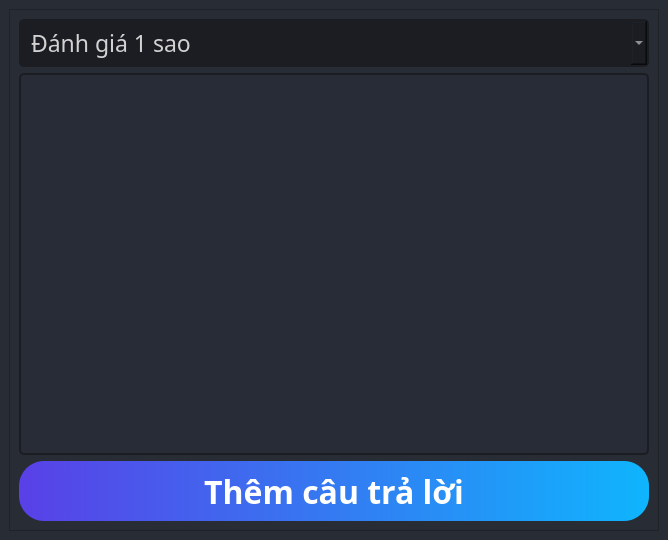
<?xml version="1.0" encoding="UTF-8"?>
<ui version="4.0">
 <class>MainWindow</class>
 <widget class="QMainWindow" name="MainWindow">
  <property name="geometry">
   <rect>
    <x>0</x>
    <y>0</y>
    <width>668</width>
    <height>540</height>
   </rect>
  </property>
  <property name="windowTitle">
   <string>Thêm câu trả lời đánh giá</string>
  </property>
  <property name="styleSheet">
   <string notr="true">background-color: rgb(40, 44, 52);</string>
  </property>
  <widget class="QWidget" name="centralwidget">
   <property name="styleSheet">
    <string notr="true">QWidget{
color: rgb(210, 210, 210);
}
QPlainTextEdit {
	background-color: rgb(39, 44, 54);
	border-radius: 5px;
	border: 2px solid rgb(27, 29, 35);
	padding-left: 10px;
}
QPlainTextEdit:hover {
	border: 2px solid rgb(64, 71, 88);
}
QPlainTextEdit:focus {
	border: 2px solid rgb(91, 101, 124);
}

/* COMBOBOX */
QComboBox{
	background-color: rgb(27, 29, 35);
	border-radius: 5px;
	border: 2px solid rgb(27, 29, 35);
	padding: 5px;
	padding-left: 10px;
}
QComboBox:hover{
	border: 2px solid rgb(64, 71, 88);
}
QComboBox::drop-down {
	subcontrol-origin: padding;
	subcontrol-position: top right;
	width: 40px; 
	border-left-width: 3px;
	border-left-color: rgba(39, 44, 54, 150);
	border-left-style: solid;
	border-top-right-radius: 3px;
	border-bottom-right-radius: 3px;	
	background-image: url(:/icon/cil-chevron-bottom.png);
	background-position: center;
	background-repeat: no-reperat;
 }
QComboBox QAbstractItemView {
	color: rgb(85, 170, 255);	
	background-color: rgb(27, 29, 35);
	padding: 10px;
	selection-background-color: rgb(39, 44, 54);
}
</string>
   </property>
   <layout class="QVBoxLayout" name="verticalLayout_2">
    <item>
     <widget class="QFrame" name="frame">
      <property name="frameShape">
       <enum>QFrame::StyledPanel</enum>
      </property>
      <property name="frameShadow">
       <enum>QFrame::Raised</enum>
      </property>
      <layout class="QVBoxLayout" name="verticalLayout">
       <item>
        <widget class="QComboBox" name="comboBox_ratting">
         <property name="font">
          <font>
           <family>Nunito</family>
           <pointsize>17</pointsize>
          </font>
         </property>
         <property name="styleSheet">
          <string notr="true">QComboBox{
	background-color: rgb(27, 29, 35);
	border-radius: 5px;
	border: 2px solid rgb(27, 29, 35);
	padding: 5px;
	padding-left: 10px;
}
QComboBox:hover{
	border: 2px solid rgb(64, 71, 88);
}
QComboBox QAbstractItemView {
	color: rgb(85, 170, 255);	
	background-color: rgb(27, 29, 35);
	padding: 10px;
	selection-background-color: rgb(39, 44, 54);
}</string>
         </property>
         <item>
          <property name="text">
           <string>Đánh giá 1 sao</string>
          </property>
         </item>
         <item>
          <property name="text">
           <string>Đánh giá 2 sao</string>
          </property>
         </item>
         <item>
          <property name="text">
           <string>Đánh giá 3 sao</string>
          </property>
         </item>
         <item>
          <property name="text">
           <string>Đánh giá 4 sao</string>
          </property>
         </item>
         <item>
          <property name="text">
           <string>Đánh giá 5 sao</string>
          </property>
         </item>
        </widget>
       </item>
       <item>
        <widget class="QPlainTextEdit" name="plainTextEdit_ratting">
         <property name="font">
          <font>
           <family>Nunito</family>
           <pointsize>18</pointsize>
          </font>
         </property>
         <property name="inputMethodHints">
          <set>Qt::ImhNone</set>
         </property>
         <property name="maximumBlockCount">
          <number>500</number>
         </property>
        </widget>
       </item>
       <item>
        <widget class="QPushButton" name="btn_send">
         <property name="minimumSize">
          <size>
           <width>0</width>
           <height>50</height>
          </size>
         </property>
         <property name="font">
          <font>
           <family>Nunito</family>
           <pointsize>24</pointsize>
           <bold>true</bold>
          </font>
         </property>
         <property name="styleSheet">
          <string notr="true">#btn_send{
	border-radius: 25px;
    padding:8px 25px 7px 25px;
	background-color: qlineargradient(spread:pad, x1:0, y1:0, x2:1, y2:0, stop:0 rgba(89, 64, 231, 255), stop:1 rgba(15, 181, 253, 255));
	color: rgb(255, 255, 255);

}

#btn_send:hover{
	background-color: qlineargradient(spread:pad, x1:0, y1:0, x2:1, y2:0, stop:0 rgba(15, 181, 253, 255), stop:1 rgba(89, 64, 231, 255));
}

#btn_send:pressed{
	background-color: qlineargradient(spread:pad, x1:0, y1:0, x2:1, y2:0, stop:0 rgba(89, 64, 231, 255), stop:1 rgba(15, 181, 253, 255));
}</string>
         </property>
         <property name="text">
          <string>Thêm câu trả lời</string>
         </property>
        </widget>
       </item>
      </layout>
     </widget>
    </item>
   </layout>
  </widget>
 </widget>
 <resources>
  <include location="../qrc/file_img.qrc"/>
 </resources>
 <connections/>
</ui>
